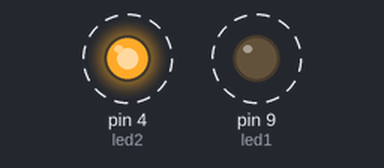
Simulated run of this sketch. Board: Arduino Uno, built with avr-gcc and run on an emulated ATmega328P. On the bench: output pins drawn as LEDs (lit = HIGH). Dashed ring = blinking.

Above: at 0.7 s.
Timing chart, 0 to 5.1 s (numbered marks = the images above):
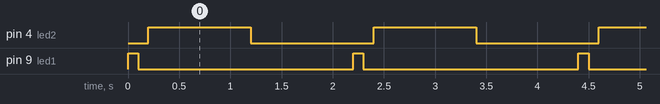

The sketch:

Blink_2_led.ino
```cpp
/*
  Blink di due led

  Accensione e spegnimanto di un 2 LED utilizzando variabili
  per impostare la velocita' del lampeggio.

  Si utilizzeranno due pin d'uscita, con un led e resistenza ciascuno
 */

// Dichiarazione variabili

int led1 = 9;
int led2 = 4;
int corta = 100;  // Variabile richiambile nel corso dell'esecuzione
int lunga = 1000;


// Setup: eseguita una volta sola all'accensione della scheda
void setup() {
  // initialize the digital pin as an output.
  pinMode(led1, OUTPUT);
  pinMode(led2, OUTPUT);
}


// loop: Le istruzioni vengono eseguite all'infinito
void loop() {

  digitalWrite(led1, HIGH);   // turn the LED on (HIGH is the voltage level)
  delay(corta);
  digitalWrite(led1, LOW);    // turn the LED off by making the voltage LOW
  delay(corta);

  digitalWrite(led2, HIGH);   // turn the LED on (HIGH is the voltage level)
  delay(lunga);
  digitalWrite(led2, LOW);    // turn the LED off by making the voltage LOW
  delay(lunga);
}

/*
 *  Si provi a cambiare lo schema d'accensione e spegnimento
 *  a proprio piacere.
 *
 *  Domanda: se volessi utilizzare 3 led, come e dove dovrò
 *  modificare il programma?
 *
 */
```

Measured:
- by itself, pin 4 (led2): alternates HIGH for 1.0 s and LOW for 1.2 s
- by itself, pin 9 (led1): alternates HIGH for 0.10 s and LOW for 2.1 s
- by itself, everything shown: repeats every 2.2 s, in 4 steps
